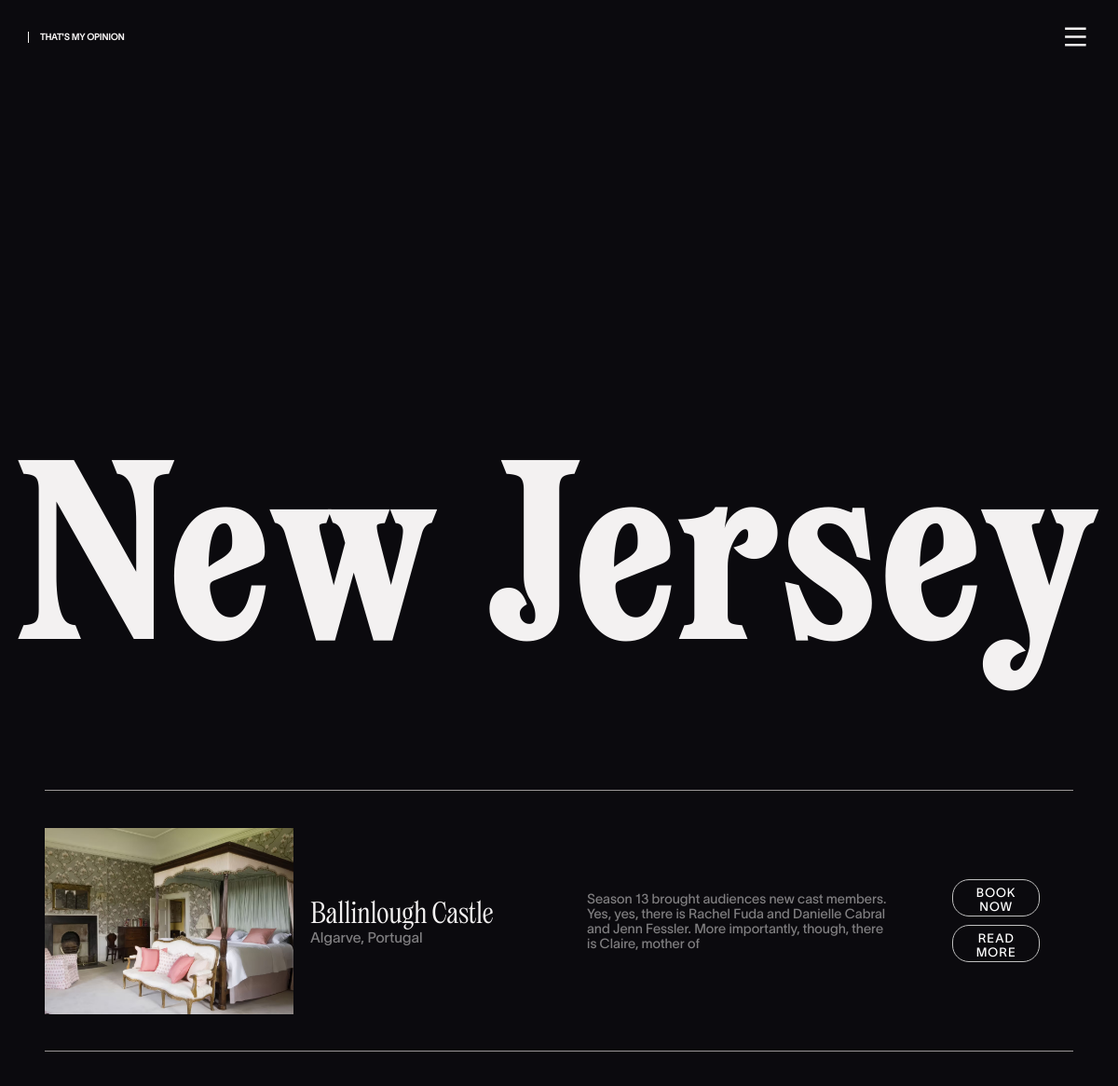
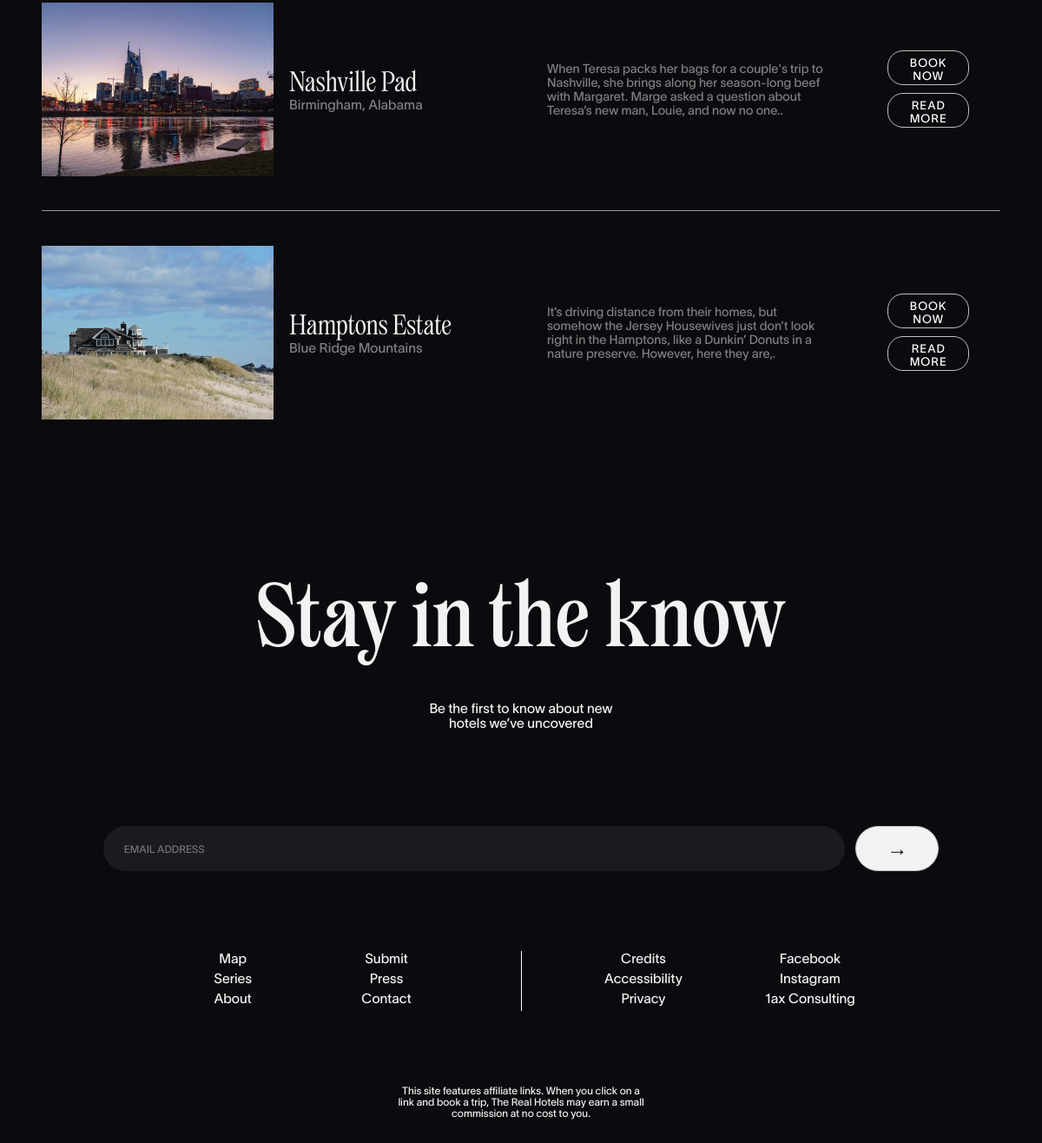
Screenshot of /html/New Jersey.php?cityId=400 with the database file from the repository (2 pictures, top to bottom).
### tables this page shows
CREATE TABLE `create_intern_package` (
  `CIPackage_Id` int(50) NOT NULL,
  `Package_Name` varchar(100) NOT NULL,
  `Package_Type` varchar(50) NOT NULL,
  `Package_Location` varchar(100) NOT NULL,
  `Price` varchar(50) NOT NULL,
  `Package_Feature` varchar(300) NOT NULL,
  `Phone` varchar(20) NOT NULL,
  `Package_Image` varchar(100) NOT NULL,
  `City` varchar(50) NOT NULL,
  `Package_Details` varchar(300) NOT NULL
);

### html/New Jersey.php (the view, shortened to what this page needs)
<?php
include("../config/connection.php");
 $City_Id = $_GET['cityId'];
$sql = "select * from city where City_Id = $City_Id";
$result = $conn->query($sql);
$row = mysqli_fetch_assoc($result);
$City_Name = $row['City_Name'];
$queryfordata = mysqli_query($conn, "select * from create_intern_package where City ='$City_Name'");
?>
<!DOCTYPE html>
<html lang="en">
<head>
    <link rel="stylesheet"href="https://cdn.jsdelivr.net/npm/locomotive-scroll@3.5.4/dist/locomotive-scroll.css" />
    <link rel="stylesheet" href="../css/new-york.css" />
    <link href="https://cdn.jsdelivr.net/npm/remixicon@4.3.0/fonts/remixicon.css" rel="stylesheet"/>
</head>
<body>
    <div class="main">
    <div class="page1">
            <div class="nav">
                    <div class="nav-part1">
                        <h5>That's my opinion</h5>
                    </div>
                    <i class="ri-menu-line open"></i>
                </div>
                 <div class="header" >
                    <h1 style="font-size: 20vw;" >New Jersey</h1>
                 </div>
            </div>
        <div class="page2">
        <?php
                 if (mysqli_num_rows($queryfordata) > 0) {
                    while ($rowdata = mysqli_fetch_assoc($queryfordata)) {
           ?>
            <div class="booking">
                <div class="booking1">
                    <div class="book-part1">
                        <img src="<?php echo $rowdata['Package_Image']; ?>" alt="">
                    </div>
                    <div class="book-part2">
                        <h2><?php echo $rowdata['Package_Name'] ?></h2>
                        <h4><?php echo $rowdata['Package_Location'] ?></h4>
                    </div>
                </div>
                <div class="booking2">
                    <div class="book-part3">
                        <h5><?php echo $rowdata['Package_Feature'] ?></h5>
                    </div>
                    <div class="book-part4"  >
                        <button><a href="../International_book/book_form.php ?Id=<?php echo $rowdata['CIPackage_Id'] ?>">Book now</a></button>
                        <button><a href="./read_more.php ?Intern_Id=<?php echo $rowdata['CIPackage_Id'] ?>">read more</a></button>
                    </div>
                </div>
            </div>
            <?php
                    }
                 }
            ?>
        </div>
        <div class="lastPage1">
            <h1>Stay in the know</h1>
            <h3>Be the first to know about new <br> hotels we’ve uncovered</h3>
            <form action="">
                <input type="email" name="" id="" placeholder="EMAIL ADDRESS">
                <button>&rarr;</button>
            </form>
            <div class="lastPage2">
                <div class="last-part1">
                    <div class="last-part11">
                        <h3>map</h3>
                        <h3>Series </h3>
                        <h3>About</h3>
                    </div>
                    <div class="last-part11">
                        <h3>submit</h3>
                        <h3>press</h3>
                        <h3>contact</h3>
                    </div>
                </div>
                <div class="last-part2">
                    <div class="last-part11">
                        <h3>credits</h3>
                        <h3>accessibility </h3>
                        <h3>privacy</h3>
                    </div>
                    <div class="last-part11">
                        <h3>facebook</h3>
                        <h3>instagram</h3>
                        <h3>1ax consulting</h3>
                    </div>
                </div>
            </div>
            <h5>This site features affiliate links. When you click on a  <br> link and book a trip, The Real Hotels may earn a small  <br> commission at no cost to you.</h5>
        </div>
    </div>
</body>
</html>

### css/new-york.css (style rules this page uses)
* { padding: 0%; margin: 0%; box-sizing: border-box; color: #f3f1f1; }
html, body { height: 100%; width: 100%; }
.main { width: 100%; overflow-x: hidden; background-color: #0b0a0e; }
.page1 { width: 100%; height: 100vh; position: relative; }
.nav { width: 100%; height: 10vh; color: #f3f1f1; align-items: center; justify-content: space-between; display: flex; padding: 2.5vw; font-family: twl; }
.nav-part1 h5 { padding-left: 1vw; border-left: 1px solid #f3f1f1; text-transform: uppercase; line-height: 1.3; font-size: 0.8vw; }
.nav i { font-size: 2.5vw; font-weight: 400; }
.header { position: absolute; bottom: 10%; width: 100%; height: 30vh; display: flex; align-items: center; object-fit: cover; justify-content: center; }
.header h1 { text-align: center; color: #f3f1f1; font-size: 25vw; letter-spacing: 1vw; text-transform: capitalize; font-family: regular; }
.page2 { min-height: 100vh; width: 100%; background-color: #0b0a0e; padding: 4vw; }
.booking { width: 100%; height: 35vh; color: white; border-top: 1px solid rgb(155, 151, 151); align-items: center; justify-content: space-around; display: flex; }
.booking1 { width: 50%; display: flex; align-items: center; gap: 1.5vw; height: 100%; justify-content: center; }
.booking2 { width: 50%; height: 100%; align-items: center; justify-content: space-between; display: flex; }
.book-part1 { width: 50%; height: 25vh; }
.book-part1 img { width: 100%; height: 100%; object-fit: cover; background-position: center; background-size: cover; }
.book-part2 { width: 50%; height: 25vh; justify-content: center; display: flex; flex-direction: column; }
.book-part2 h2 { font-family: regular2; font-weight: 400; font-size: 2.5vw; }
.book-part2 h4 { font-family: twl; font-size: 1.3vw; font-weight: 400; opacity: 0.5; }
.book-part3 { width: 60%; margin-left: 2.5vw; align-items: center; justify-content: center; display: flex; height: 25vh; }
.book-part3 h5 { font-family: twl; font-size: 1.2vw; font-weight: 200; opacity: 0.5; }
.book-part4 { display: flex; width: 30%; padding: 2vw; justify-content: center; flex-direction: column; align-items: center; gap: 0.8vw; }
.book-part4 button { width: 80%; letter-spacing: 1px; height: 5vh; background-color: transparent; text-align: center; text-transform: uppercase; padding: 0.5vw; cursor: pointer; border: 1px solid silver; font-weight: 500; font-family: twl; color: white; transition: all ease 0.4s; position: relative; border-radius: 1.5vw; overflow: hidden; }
.book-part4 button::after { content: ""; position: absolute; height: 100%; width: 100%; background-color: white; left: 0; bottom: -100%; border-radius: 50%; transition: all ease 0.4s; }
.book-part4 button a { color: white; text-decoration: none; position: relative; z-index: 9; }
.lastPage1 { width: 100%; min-height: 100vh; font-family: twl; font-weight: 400; align-items: center; justify-content: center; display: flex; color: #f3f1f1; flex-direction: column; }
.lastPage1 h1 { font-family: regular; font-weight: 400; font-size: 8vw; margin-bottom: 5vh; }
.lastPage1 h3 { text-align: center; font-weight: 400; font-size: 1.3vw; margin-bottom: 13vh; }
.lastPage1 form { width: 90%; height: 8vh; padding: 0.5vw; align-items: center; justify-content: center; display: flex; }
.lastPage1 input { width: 80%; height: 100%; font-size: 1vw; outline: none; font-family: twl; padding: 0 2vw; border-radius: 8vh; color: #f3f1f1; background-color: #1b1a1e; border: none; }
.lastPage1 button { font-size: 2vw; width: 8vw; height: 100%; margin-left: 1vw; background-color: #f3f1f1; border: 1px solid silver; color: #0b0a0e; border-radius: 5vw; }
.lastPage2 { width: 80%; min-height: 30vh; display: flex; align-items: center; justify-content: space-between; }
.last-part1 { width: 50%; height: 50%; display: flex; align-items: center; justify-content: space-evenly; }
.last-part11 h3 { margin-bottom: 0.5vw; text-transform: capitalize; text-align: center; }
.last-part2 { border-left: 1px solid white; width: 50%; height: 50%; display: flex; align-items: center; justify-content: space-evenly; }
.lastPage1 h5 { font-weight: 400; font-size: 1vw; text-align: center; }

### rows the page displays
create_intern_package: Package_Image (picture), Package_Name "Ballinlough Castle", Package_Location "Algarve, Portugal", Package_Feature "Season 13 brought audiences new cast members. Yes, yes, there is Rachel Fuda and Danielle Cabral and Jenn Fessler. More importantly, though, there is Claire, mother of"
create_intern_package: Package_Image (picture), Package_Name "Nashville Pad", Package_Location "Birmingham, Alabama", Package_Feature "When Teresa packs her bags for a couple's trip to Nashville, she brings along her season-long beef with Margaret. Marge asked a question about Teresa’s new man, Louie, and now no one.."
create_intern_package: Package_Image (picture), Package_Name "Hamptons Estate", Package_Location "Blue Ridge Mountains", Package_Feature "It’s driving distance from their homes, but somehow the Jersey Housewives just don’t look right in the Hamptons, like a Dunkin’ Donuts in a nature preserve. However, here they are,."
